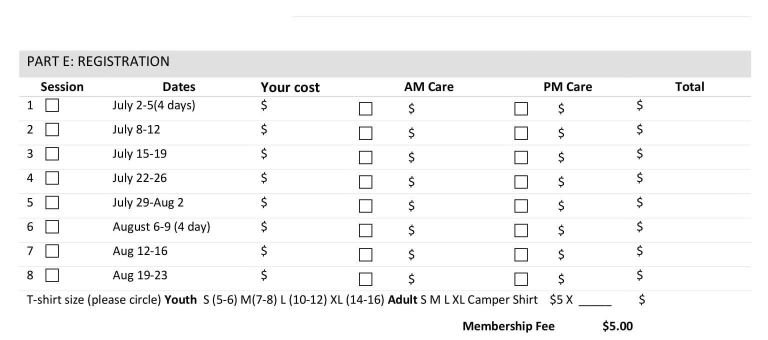
#> input picture digital.jpg, 1535 x 680 px (shown at 1/2 size)
$ jupyter execute 'checkbox detection.ipynb'   (older library calls are emulated)
#> lines starting #> are read from the running program, lines starting #| are printed output that depends on the picture; after the words box and inside, x2 and y2 are one past the last pixel; in counts of white or black regions, pixels touching at a corner belong together
# Checkbox/Table cell detection using OpenCV-Python

Jupyter Notebook based on the Article:

https://sreekiranar.medium.com/checkbox-table-cell-detection-using-opencv-python-332c57d25171

### importing necessary libraries

[cell 1]
import os
import cv2
import numpy as np
import matplotlib.pyplot as plt

Creating two flags; `plot_flag`: To activate plotting the output, `save_output`: To save the output to disk

[cell 2]
image_path='digital.jpg'
plot_flag=True
save_output=True
out_folder='outs'
os.makedirs(out_folder,exist_ok=True)

[cell 3]
image=cv2.imread(image_path)
#> image is the input picture: shape (680, 1535, 3); min 0, max 255, mean 245.8

### let's create a function to plot the image to avoid rewriting the code again and again

[cell 4]
def plot(image,cmap=None):
    plt.figure(figsize=(15,15))
    plt.imshow(image,cmap=cmap)

[cell 5]
if plot_flag:
    plot(image)

### binarising the image and inversing

[cell 6]
gray_scale=cv2.cvtColor(image,cv2.COLOR_BGR2GRAY)
th1,img_bin = cv2.threshold(gray_scale,150,225,cv2.THRESH_BINARY)
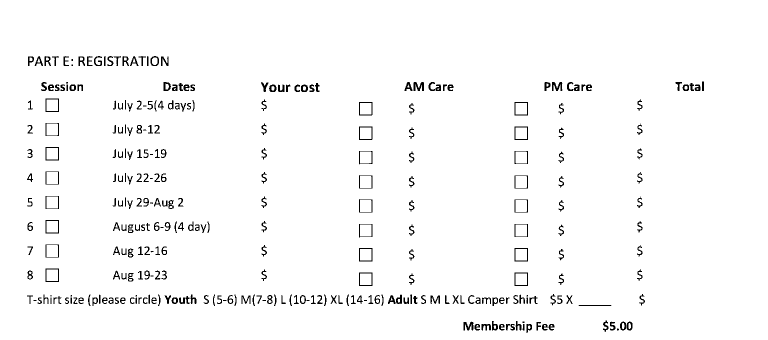
#> img_bin: shape (680, 1535) (shown at 1/2 size); values 0 (black) and 225 (white), 97.4% white; black in thin lines or dots, all inside (x1, y1, x2, y2) = (54, 112, 1408, 665)
img_bin=~img_bin
if plot_flag:
    plot(img_bin,'gray')
if save_output:
    cv2.imwrite(os.path.join(out_folder,f'bin_{image_path}'),img_bin)

### assuming the minimum checkbox size would be atleast 15x15

[cell 7]
line_min_width = 15

### defining vertical and horizontal kernals for morphological operations

[cell 8]
kernal_h = np.ones((1,line_min_width), np.uint8)
kernal_v = np.ones((line_min_width,1), np.uint8)

### Detecting Horizontal lines by applying Horizontal Kernal

[cell 9]
img_bin_h = cv2.morphologyEx(img_bin, cv2.MORPH_OPEN, kernal_h)
#> img_bin_h: shape (680, 1535); values 30 (black) and 255 (white), 0.21% white in thin lines or dots, all inside (x1, y1, x2, y2) = (91, 113, 1223, 651)
if plot_flag:
    plot(img_bin_h,'gray')
if save_output:
    cv2.imwrite(os.path.join(out_folder,f'hor_{image_path}'),img_bin_h)

### Detecting Vertical lines by applying vertical Kernal

[cell 10]
img_bin_v = cv2.morphologyEx(img_bin, cv2.MORPH_OPEN, kernal_v)
#> img_bin_v: shape (680, 1535); values 30 (black) and 255 (white), 0.68% white in thin lines or dots, all inside (x1, y1, x2, y2) = (56, 112, 1408, 665)
if plot_flag:
    plot(img_bin_v,'gray')
if save_output:
    cv2.imwrite(os.path.join(out_folder,f'ver_{image_path}'),img_bin_v)

### Merging horizontal and vertical lines

[cell 11]
img_bin_final=img_bin_h|img_bin_v
if plot_flag:
    plot(img_bin_final,'gray')
if save_output:
    cv2.imwrite(os.path.join(out_folder,f'merge_{image_path}'),img_bin_final)

### Adding a Layer of dilation to close small gaps

[cell 12]
final_kernel = np.ones((3,3), np.uint8)
img_bin_final=cv2.dilate(img_bin_final,final_kernel,iterations=1)
#> img_bin_final: shape (680, 1535); values 30 (black) and 255 (white), 1.8% white; 143 white regions, largest, box (x1, y1, x2, y2) and area: (90, 196, 119, 225) 400, (1028, 203, 1057, 232) 400, (1028, 252, 1057, 281) 400
if plot_flag:
    plot(img_bin_final,'gray')
if save_output:
    cv2.imwrite(os.path.join(out_folder,f'final_bin_{image_path}'),img_bin_final)

### Inverting the image and finding the connected components

[cell 13]
ret, labels, stats,centroids = cv2.connectedComponentsWithStats(~img_bin_final, connectivity=8, ltype=cv2.CV_32S)
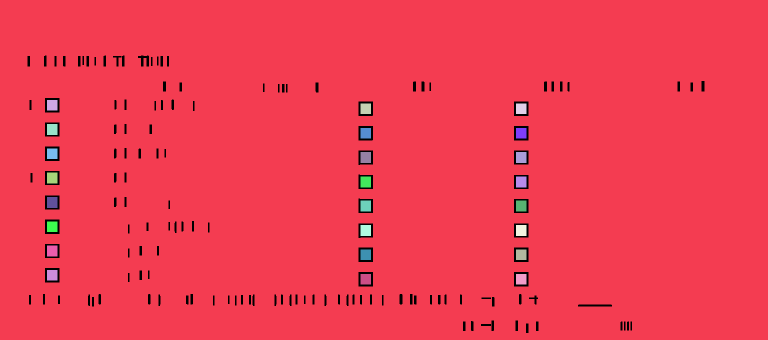
#> labels: shape (680, 1535) int32 (shown at 1/2 size); 26 distinct labels, from 0 to 25; one colour per label, 0 black
#> ret = 26; stats = 26 rows, first 6: [55, 111, 1354, 555, 19266], [0, 0, 1535, 680, 1013698], [94, 200, 21, 21, 441], [721, 207, 21, 21, 441], [1032, 207, 21, 21, 441], [94, 248, 21, 22, 462]; centroids = 26 pairs, first value 104 to 1042, second value 210 to 558

What is Connected component Analyis?
You can check this stackOverflow answer for understanding the basic logic, I am planning to write an article about connected component analysis and how we can leverage them in solving segmentation/detection challenges with the help of image morphological operations

[cell 14]
### lets visualise the connected component image using the function

def imshow_components(labels):
    ### creating a hsv image, with a unique hue value for each label
    label_hue = np.uint8(179*labels/np.max(labels))
    ### making saturation and volume to be 255
    empty_channel = 255*np.ones_like(label_hue)
    labeled_img = cv2.merge([label_hue, empty_channel, empty_channel])
    ### converting the hsv image to BGR image
    labeled_img = cv2.cvtColor(labeled_img, cv2.COLOR_HSV2BGR)
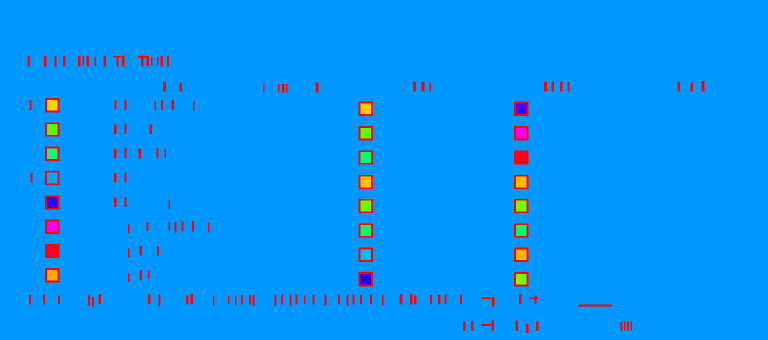
#> labeled_img: shape (680, 1535, 3) (shown at 1/2 size); mean B, G, R 248.8, 149.3, 6.1
    labeled_img[label_hue==0] = 0
    ### returning the color image for visualising Connected Componenets
    return labeled_img

[cell 15]
out_image=imshow_components(~labels)
if plot_flag:
    plot(out_image)
if save_output:
    cv2.imwrite(os.path.join(out_folder,f'cc_{image_path}'),out_image)

You can see all the checkboxes have been detected and assigned with a color

Now let's loop through each checkbox and draw a bounding box on them

[cell 16]
### skipping the first 2 labels, why?
### 1 and 0 and the background and residue connected components whihc we do not require
for x,y,w,h,area in stats[2:]:
#     cv2.putText(image,'box',(x-10,y-10),cv2.FONT_HERSHEY_SIMPLEX, 1.0,(0,255,0), 2)
    cv2.rectangle(image,(x,y),(x+w,y+h),(0,255,0),2)
#> this loop made 24 passes
#> (x, y, h, area) on passes 1 to 12: (94, 200, 21, 441), (721, 207, 21, 441), (1032, 207, 21, 441), (94, 248, 22, 462), (721, 256, 21, 441), (1032, 256, 21, 441), (94, 297, 21, 441), (721, 304, 22, 462), (1032, 304, 22, 462), (94, 345, 22, 462), (721, 353, 22, 462), (1032, 353, 22, 462)
if plot_flag:
    plot(image)
if save_output:
    cv2.imwrite(os.path.join(out_folder,f'output_{image_path}'),image)

[cell 17]
def detect_box(image,line_min_width=15):
    gray_scale=cv2.cvtColor(image,cv2.COLOR_BGR2GRAY)
    th1,img_bin = cv2.threshold(gray_scale,150,225,cv2.THRESH_BINARY)
    kernal6h = np.ones((1,line_min_width), np.uint8)
    kernal6v = np.ones((line_min_width,1), np.uint8)
    img_bin_h = cv2.morphologyEx(~img_bin, cv2.MORPH_OPEN, kernal6h)
    img_bin_v = cv2.morphologyEx(~img_bin, cv2.MORPH_OPEN, kernal6v)
    img_bin_final=img_bin_h|img_bin_v
    final_kernel = np.ones((3,3), np.uint8)
    img_bin_final=cv2.dilate(img_bin_final,final_kernel,iterations=1)
    ret, labels, stats,centroids = cv2.connectedComponentsWithStats(~img_bin_final, connectivity=8, ltype=cv2.CV_32S)
    return stats,labels

[cell 18]
image_path='scanned.jpg'
image=cv2.imread(image_path)
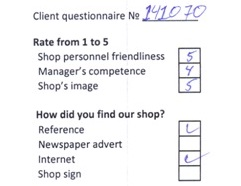
#> input picture scanned.jpg, 241 x 186 px
#> image is the input picture: shape (186, 241, 3); mean B, G, R 243, 241.7, 241.8
stats,labels=detect_box(image)
#> in detect_box, `th1,img_bin = cv2.threshold(gray_scale,150,225,cv2.THRESH_BINARY)`: img_bin: shape (186, 241); values 0 (black) and 225 (white), 94.1% white; black in thin lines or dots, all inside (x1, y1, x2, y2) = (34, 5, 201, 181)
#> in detect_box, `img_bin_h = cv2.morphologyEx(~img_bin, cv2.MORPH_OPEN, kernal6h)`: img_bin_h: shape (186, 241); values 30 (black) and 255 (white), 0.62% white in thin lines or dots, all inside (x1, y1, x2, y2) = (142, 20, 201, 181)
#> in detect_box, `img_bin_v = cv2.morphologyEx(~img_bin, cv2.MORPH_OPEN, kernal6v)`: img_bin_v: shape (186, 241); values 30 (black) and 255 (white), 0.47% white in thin lines or dots, all inside (x1, y1, x2, y2) = (178, 48, 201, 181)
#> in detect_box, `img_bin_final=cv2.dilate(img_bin_final,final_kernel,iterations=1)`: img_bin_final: shape (186, 241); values 30 (black) and 255 (white), 3% white; 3 white regions, box (x1, y1, x2, y2) and area: (177, 120, 202, 182) 670, (177, 47, 202, 94) 509, (141, 19, 199, 22) 174
#> in detect_box, `ret, labels, stats,centroids = cv2.connectedComponentsWithStats(~img_b..`:
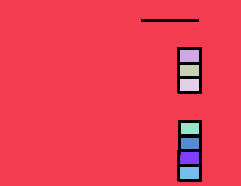
#> labels: shape (186, 241) int32; 9 distinct labels, from 0 to 8; one colour per label, 0 black
#> in detect_box, `ret, labels, stats,centroids = cv2.connectedComponentsWithStats(~img_b..`: ret = 9; stats = [[141, 19, 61, 163, 1353], [0, 0, 241, 186, 41959], [180, 50, 19, 12, 228], [180, 65, 19, 11, 209], [180, 79, 19, 12, 228], [181, 123, 18, 11, 198], [181, 138, 18, 11, 198], [180, 152, 19, 12, 225], [180, 167, 19, 12, 228]]; centroids = [[186.6, 103.3], [115.4, 91.32], [189, 55.5], [189, 70], [189, 84.5], [189.5, 128], [189.5, 143], [189.1, 157.6], [189, 172.5]]
cc_out=imshow_components(labels)
#> in imshow_components (call 2), `labeled_img[label_hue==0] = 0`:
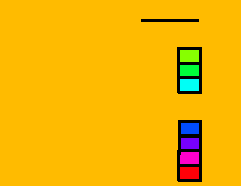
#> labeled_img: shape (186, 241, 3); mean B, G, R 4.8, 179.2, 242.5

for x,y,w,h,area in stats[2:]:
    cv2.rectangle(image,(x,y),(x+w,y+h),(0,255,0),1)
#> this loop made 7 passes
#> image: shape (186, 241, 3); 0.95% of pixels changed, all inside (x1, y1, x2, y2) = (180, 50, 200, 180)

if plot_flag:
    plot(cc_out)
    plot(image)
if save_output:
    cv2.imwrite(os.path.join(out_folder,f'cc_{image_path}'),cc_out)
    cv2.imwrite(os.path.join(out_folder,f'out_{image_path}'),image)

What is a table cell? Is'nt that a larger version of checkbox itself. Let's Run our current algorithm on a low quality scanned table and see the results

[cell 19]
image_path='scanned_table.jpg'
image=cv2.imread(image_path)
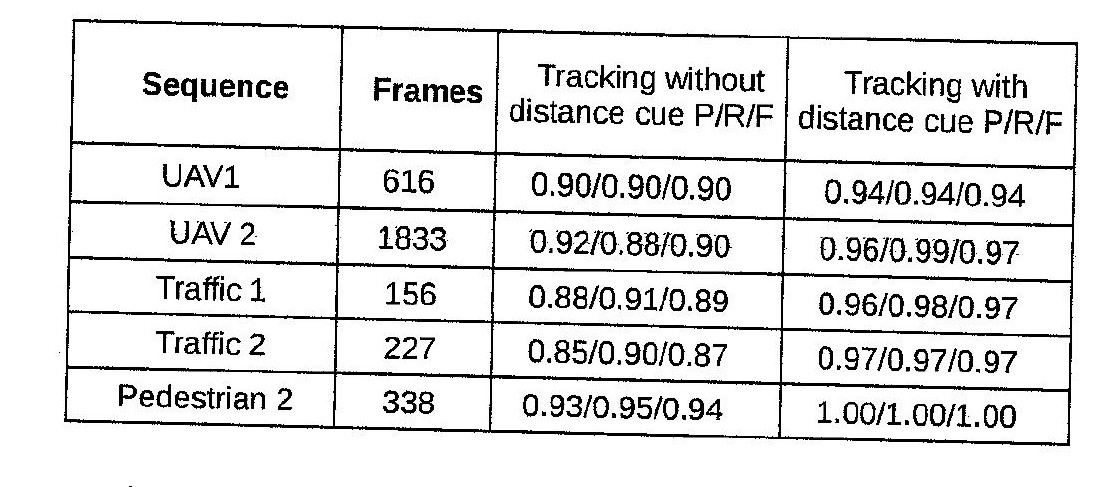
#> input picture scanned_table.jpg, 1112 x 487 px
#> image is the input picture: shape (487, 1112, 3); min 0, max 255, mean 226.6
stats,labels=detect_box(image)
#> call 2 of detect_box, with line_min_width = 15
#> in detect_box (call 2), `th1,img_bin = cv2.threshold(gray_scale,150,225,cv2.THRESH_BINARY)`: img_bin: shape (487, 1112); values 0 (black) and 225 (white), 89% white; 315 black regions (81 under 20 px), largest, box (x1, y1, x2, y2) and area: (64, 19, 1078, 446) 25648, (423, 84, 448, 102) 283, (665, 71, 692, 90) 243
#> in detect_box (call 2), `img_bin_h = cv2.morphologyEx(~img_bin, cv2.MORPH_OPEN, kernal6h)`: img_bin_h: shape (487, 1112); values 30 (black) and 255 (white), 4% white; 63 white regions (18 under 20 px), largest, box (x1, y1, x2, y2) and area: (70, 142, 1076, 169) 2936, (66, 366, 1071, 392) 2913, (69, 201, 1074, 227) 2871
#> in detect_box (call 2), `img_bin_v = cv2.morphologyEx(~img_bin, cv2.MORPH_OPEN, kernal6v)`: img_bin_v: shape (487, 1112); values 30 (black) and 255 (white), 2.7% white in thin lines or dots, all inside (x1, y1, x2, y2) = (65, 19, 1078, 446)
#> in detect_box (call 2), `img_bin_final=img_bin_h|img_bin_v`: img_bin_final: shape (487, 1112); values 30 (black) and 255 (white), 6.6% white; 249 white regions (29 under 20 px), largest, box (x1, y1, x2, y2) and area: (64, 19, 1078, 446) 23996, (423, 84, 448, 102) 230, (374, 77, 391, 101) 175
#> in detect_box (call 2), `img_bin_final=cv2.dilate(img_bin_final,final_kernel,iterations=1)`: img_bin_final: shape (487, 1112); values 30 (black) and 255 (white), 12.4% white; 240 white regions, largest, box (x1, y1, x2, y2) and area: (63, 18, 1079, 447) 42149, (422, 83, 466, 103) 513, (202, 276, 224, 302) 366
#> in detect_box (call 2), `ret, labels, stats,centroids = cv2.connectedComponentsWithStats(~img_b..`:
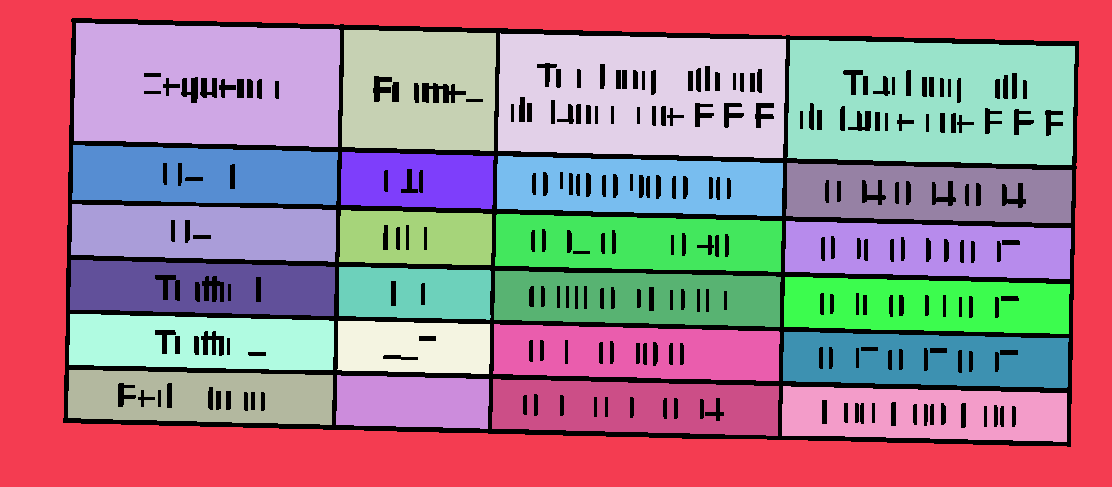
#> labels: shape (487, 1112) int32; 26 distinct labels, from 0 to 25; one colour per label, 0 black
#> in detect_box (call 2), `ret, labels, stats,centroids = cv2.connectedComponentsWithStats(~img_b..`: ret = 26; stats = 26 rows, first 6: [63, 18, 1016, 429, 67061], [0, 0, 1112, 487, 133265], [74, 23, 266, 124, 29755], [342, 30, 154, 121, 16778], [498, 33, 288, 125, 30096], [787, 40, 288, 125, 30511]; centroids = 26 pairs, first value 200.7 to 930.8, second value 84.37 to 413.6
cc_out=imshow_components(labels)
#> in imshow_components (call 3), `labeled_img[label_hue==0] = 0`:
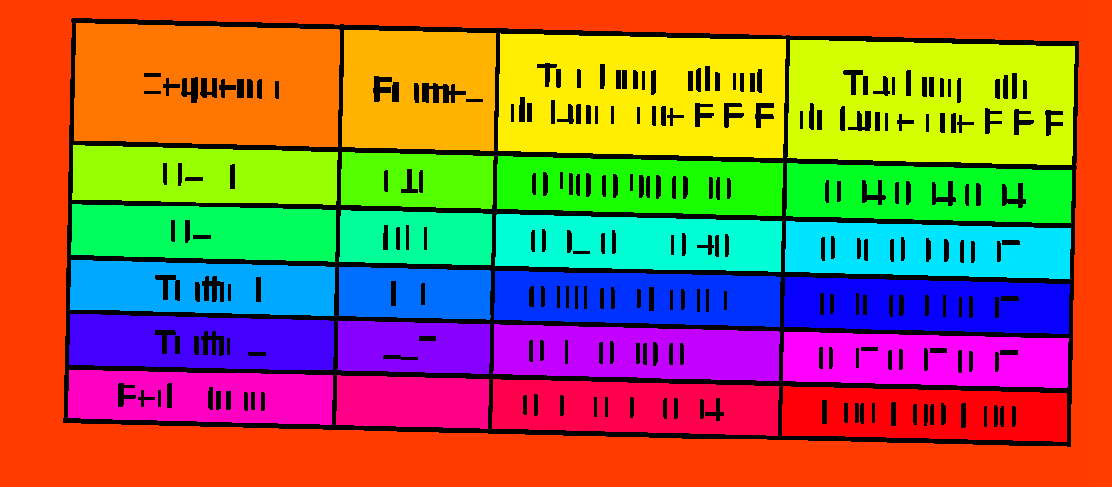
#> labeled_img: shape (487, 1112, 3); mean B, G, R 68.5, 105.5, 152.4

for x,y,w,h,area in stats:
    cv2.rectangle(image,(x,y),(x+w,y+h),(0,255,0),1)
#> this loop made 26 passes
#> (x, y, w, h, area) on passes 1 to 12: (63, 18, 1016, 429, 67061), (0, 0, 1112, 487, 133265), (74, 23, 266, 124, 29755), (342, 30, 154, 121, 16778), (498, 33, 288, 125, 30096), (787, 40, 288, 125, 30511), (72, 145, 266, 60, 13803), (341, 152, 153, 57, 7680), (497, 156, 286, 60, 13583), (786, 163, 286, 60, 13668), (71, 204, 265, 58, 13339), (339, 210, 153, 55, 7497)
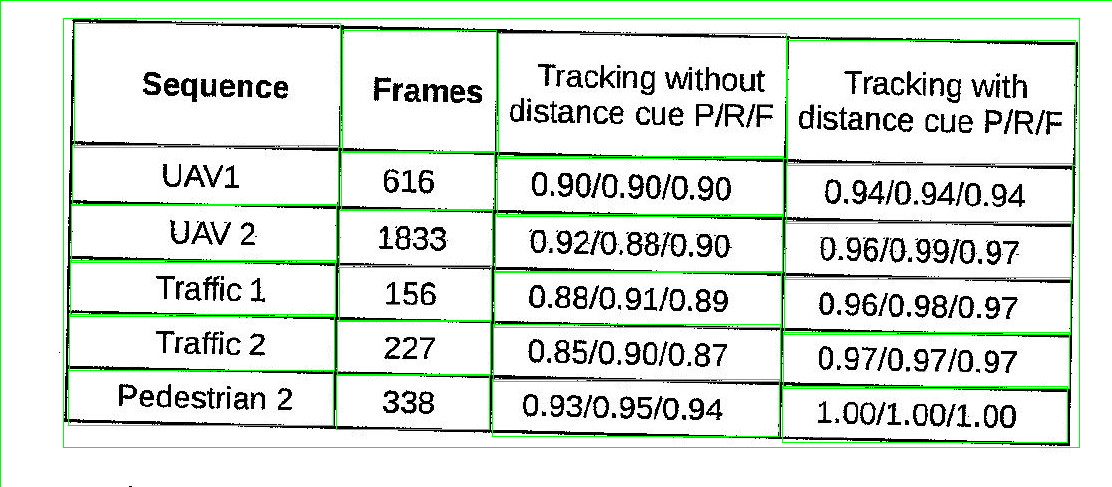
#> image: shape (487, 1112, 3); 3.57% of pixels changed, all inside (x1, y1, x2, y2) = (0, 0, 1112, 487)

if plot_flag:
    plot(cc_out)
    plot(image)
if save_output:
    cv2.imwrite(os.path.join(out_folder,f'cc_{image_path}'),cc_out)
    cv2.imwrite(os.path.join(out_folder,f'out_{image_path}'),image)
